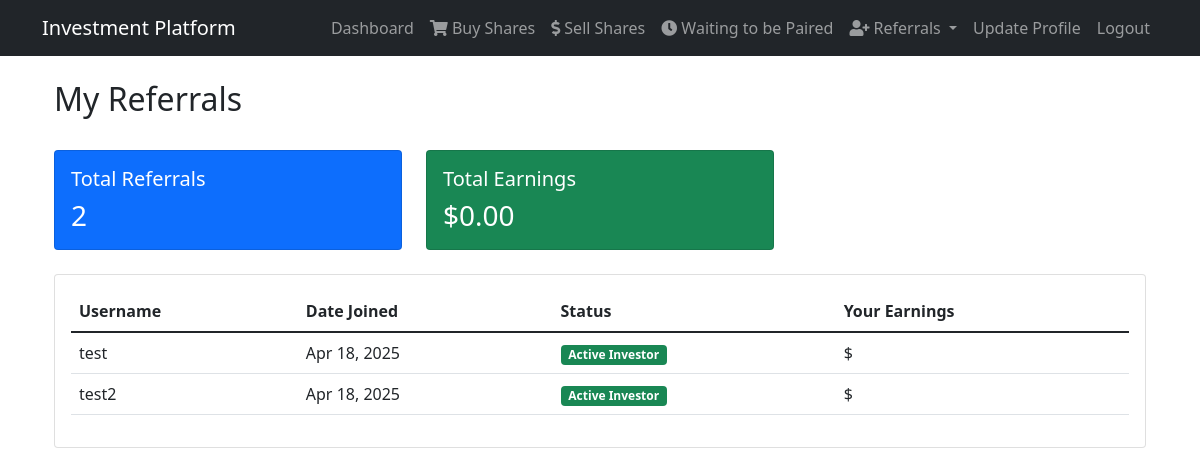
The app's page /api/referrals/ (signed in) with its own data.
### api/models.py (models this page shows, shortened)
class Referral(models.Model):
    referrer = models.ForeignKey(User, on_delete=models.CASCADE, related_name='referrals_made')
    referred_user = models.ForeignKey(User, on_delete=models.CASCADE, related_name='referral_received')
    code = models.CharField(max_length=10, unique=True)
    created_at = models.DateTimeField(auto_now_add=True)
    total_investment_amount = models.DecimalField(max_digits=10, decimal_places=2, default=0)
    total_earnings = models.DecimalField(max_digits=10, decimal_places=2, default=0)
    is_active = models.BooleanField(default=True)

### api/views.py (the view)
# urls.py: path('referrals/', views.referrals, name='referrals'),
@login_required
def referrals(request):
    try:
        referrals = Referral.objects.filter(
            referrer=request.user,
            is_active=True
        ).select_related('referred_user')
        total_earnings = sum(referral.total_earnings for referral in referrals)
        context = {
            'referrals': referrals,
            'total_earnings': total_earnings,
            'total_referrals': referrals.count()
        }
        return render(request, 'referrals.html', context)
    except Exception as e:
        messages.error(request, f"Error loading referrals: {str(e)}")
        return redirect('api:dashboard')

### api/models.py (called while the page is built)
    @property
    def has_invested(self):
        return self.investments.exists()

### frontend/templates/referrals.html (shortened to what this page needs)
{% extends 'base.html' %}
{% block content %}
<div class="container">
    <div class="row mb-4">
        <div class="col-md-12">
            <h2>My Referrals</h2>
        </div>
    </div>
    <div class="row mb-4">
        <div class="col-md-4">
            <div class="card bg-primary text-white">
                <div class="card-body">
                    <h5 class="card-title">Total Referrals</h5>
                    <h3 class="card-text">{{ total_referrals }}</h3>
                </div>
            </div>
        </div>
        <div class="col-md-4">
            <div class="card bg-success text-white">
                <div class="card-body">
                    <h5 class="card-title">Total Earnings</h5>
                    <h3 class="card-text">${{ total_earnings|floatformat:2 }}</h3>
                </div>
            </div>
        </div>
    </div>
    {% if referrals %}
    <div class="card">
        <div class="card-body">
            <div class="table-responsive">
                <table class="table table-hover">
                    <thead>
                        <tr>
                            <th>Username</th>
                            <th>Date Joined</th>
                            <th>Status</th>
                            <th>Your Earnings</th>
                        </tr>
                    </thead>
                    <tbody>
                        {% for referral in referrals %}
                        <tr>
                            <td>{{ referral.referred_user.username }}</td>
                            <td>{{ referral.referred_user.date_joined|date:"M d, Y" }}</td>
                            <td>
                                {% if referral.referred_user.investor.has_invested %}
                                    <span class="badge bg-success">Active Investor</span>
                                {% else %}
                                    <span class="badge bg-warning">Inactive Investor</span>
                                {% endif %}
                            </td>
                            <td>${{ referral.earnings|floatformat:2 }}</td>
                        </tr>
                        {% endfor %}
                    </tbody>
                </table>
            </div>
        </div>
    </div>
    {% else %}
    <div class="alert alert-info">
        <p>You haven't referred any users yet. Share your referral link to start earning!</p>
    </div>
    {% endif %}
</div>
{% endblock %}

### records on screen
Referral: referred_user.username "test", referred_user.date_joined "Apr 18, 2025", shows "Active Investor"
Referral: referred_user.username "test2", referred_user.date_joined "Apr 18, 2025", shows "Active Investor"

### other values on screen
{{ total_referrals }} "2"
{{ total_earnings|floatformat:2 }} "0.00"
